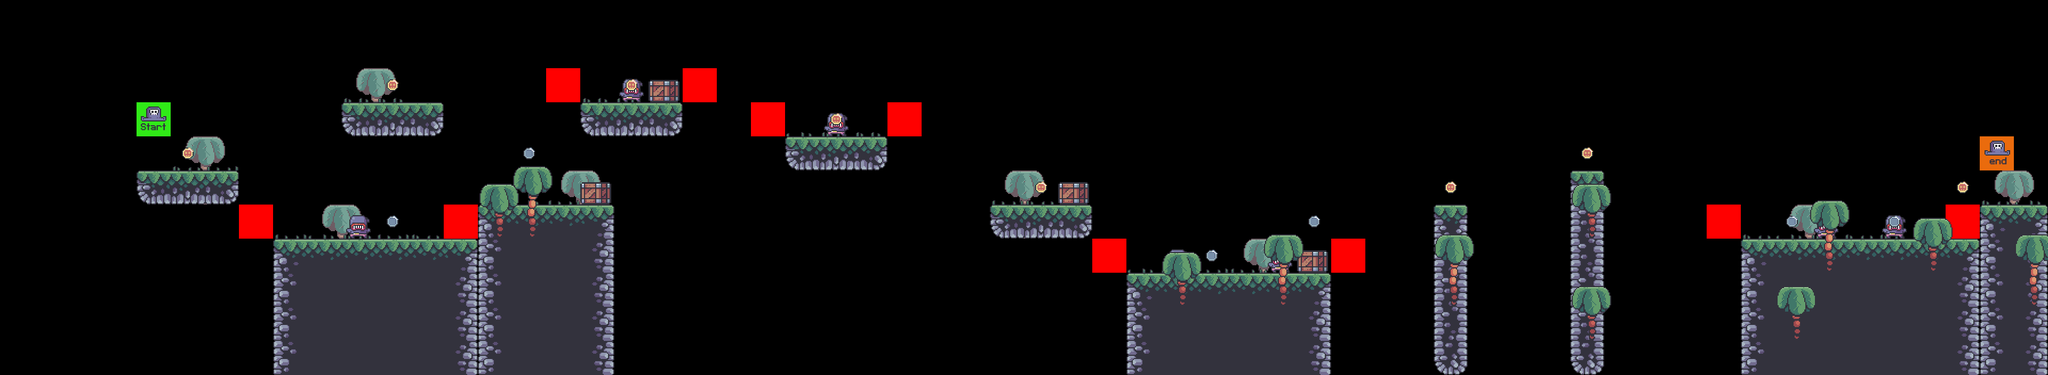

Tiled map render using the project's own tile images. Description and the map definition, with tile-layer contents summarised, below:
An orthogonal 60x11 tile map with 64x64 px tiles, 9 tile layers (bg_palms, terrain, crates, grass, ...), 7 tilesets.

<map version="1.5" tiledversion="1.7.2" orientation="orthogonal" renderorder="right-down" width="60" height="11" tilewidth="64" tileheight="64" infinite="0" nextlayerid="12" nextobjectid="1">
 <tileset firstgid="1" source="../tilesets/terrain_tiles.tsx" />
 <tileset firstgid="17" source="../tilesets/enemy_tiles.tsx" />
 <tileset firstgid="19" source="../tilesets/coin_tiles.tsx" />
 <tileset firstgid="21" source="../tilesets/player_tiles.tsx" />
 <tileset firstgid="23" source="../tilesets/palms.tsx" />
 <tileset firstgid="26" source="../tilesets/crates.tsx" />
 <tileset firstgid="27" source="../tilesets/grass_tiles.tsx" />
 <layer id="2" name="bg_palms" width="60" height="11">
  <data>[660 cells, 8 non-empty, 1 distinct tile ids]</data>
 </layer>
 <layer id="1" name="terrain" width="60" height="11">
  <data>[660 cells, 126 non-empty, 12 distinct tile ids]</data>
 </layer>
 <layer id="3" name="crates" width="60" height="11">
  <data>[660 cells, 6 non-empty, 1 distinct tile ids]</data>
 </layer>
 <layer id="4" name="grass" width="60" height="11">
  <data>[660 cells, 31 non-empty, 5 distinct tile ids]</data>
 </layer>
 <layer id="6" name="enemies" width="60" height="11">
  <data>[660 cells, 7 non-empty, 1 distinct tile ids]</data>
 </layer>
 <layer id="7" name="constraints" width="60" height="11">
  <data>[660 cells, 10 non-empty, 1 distinct tile ids]</data>
 </layer>
 <layer id="9" name="fg_palms" width="60" height="11">
  <data>[660 cells, 11 non-empty, 2 distinct tile ids]</data>
 </layer>
 <layer id="10" name="coins" width="60" height="11">
  <data>[660 cells, 14 non-empty, 2 distinct tile ids]</data>
 </layer>
 <layer id="11" name="player" width="60" height="11">
  <data>[660 cells, 2 non-empty, 2 distinct tile ids]</data>
 </layer>
</map>
